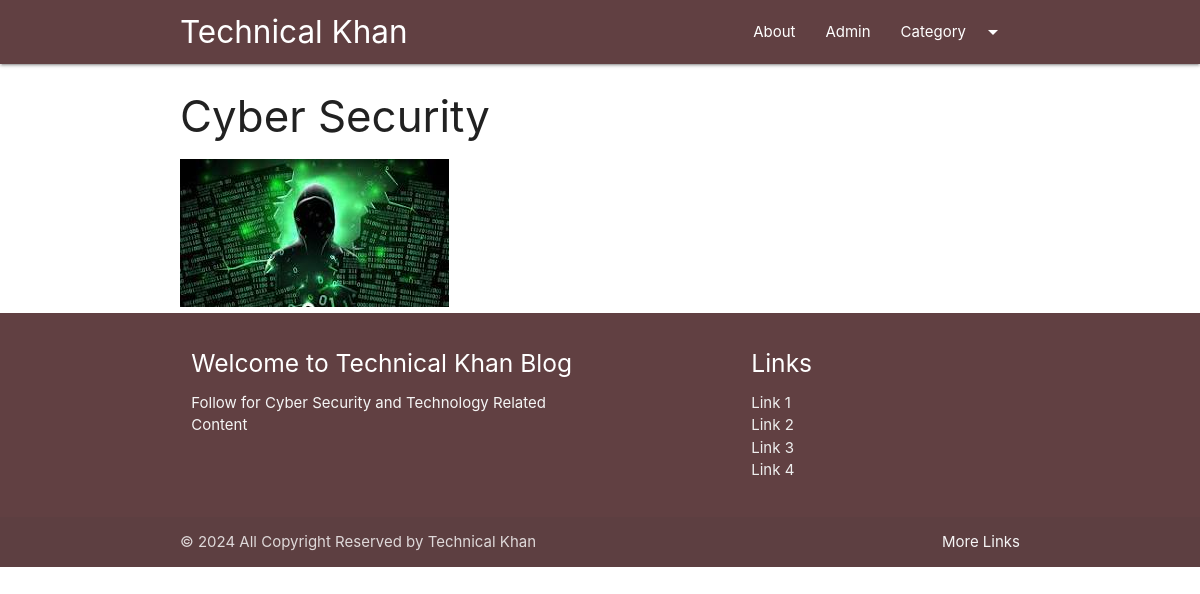
The page /catgegory/cyber_security on the database its author committed.
### blog/models.py (models this page shows, shortened)
class Category(models.Model):
    title = models.CharField(max_length=200)
    description = models.TextField()
    url = models.CharField(max_length=200)
    image = models.ImageField(upload_to='category/')
    add_date = models.DateTimeField(auto_now_add=True, null=True)

### blog/views.py (the view)
# urls.py: path('catgegory/<slug:url>', category),
def category(request, url):
    cat=Category.objects.get(url=url)
    posts=Post.objects.filter(cat=cat)
    return render(request, 'category.html', {'cat' : cat, 'posts': posts})

### template/category.html (shortened to what this page needs)
{% extends 'base.html' %}
{% block content %}
    <div class="container">
        <h3>{{cat.title}}</h3>
        <div class="img-container">
            <img src="/media/{{cat.image}}" class="responsive-img" alt="">
        </div>
    </div>
{% endblock %}

### rows shown on the page
Category: title "Cyber Security", image (picture)
